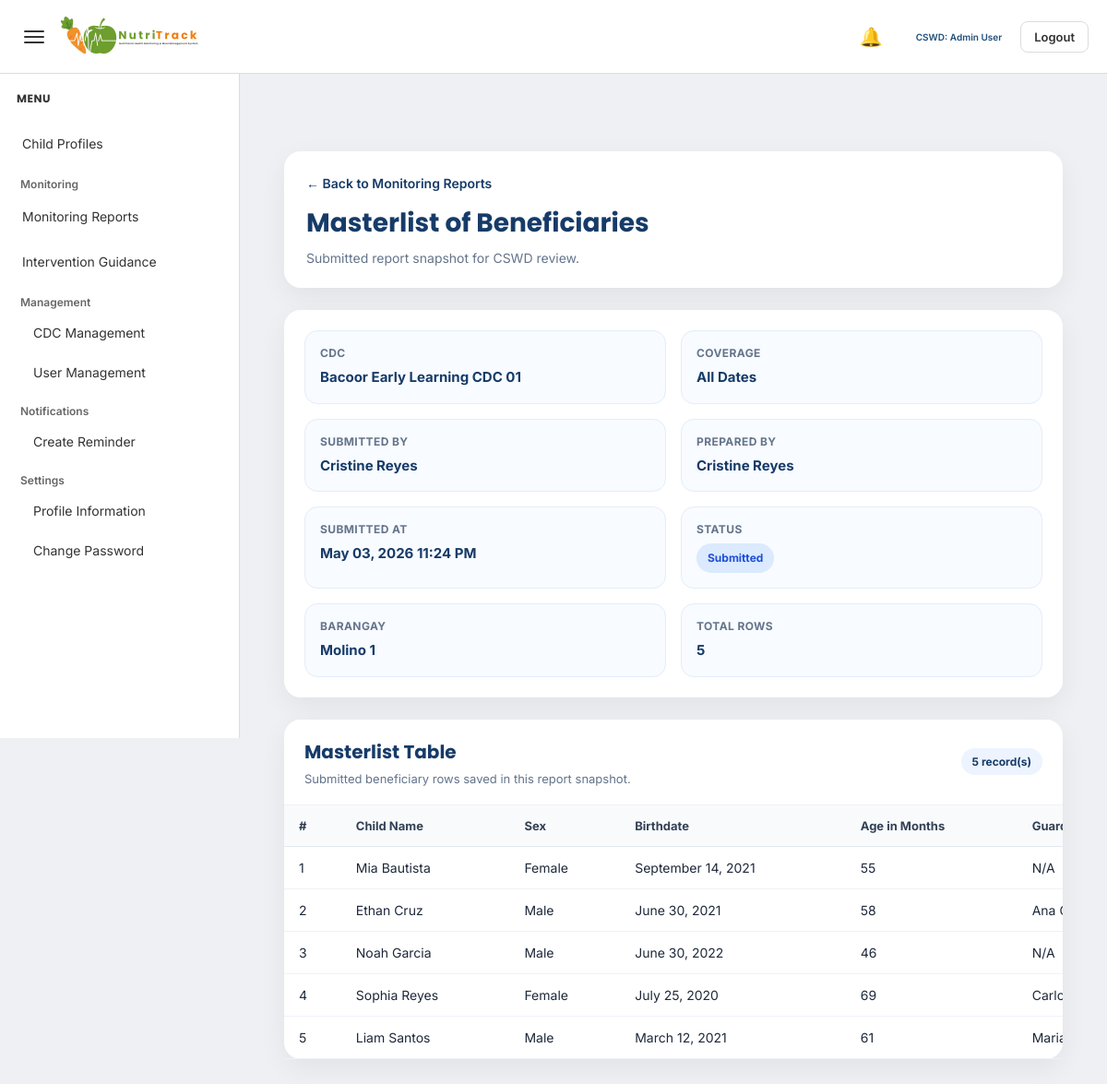
Screenshot of /admin/view_masterlist_report.php?id=25 (signed in) with the database file from the repository.
### tables this page shows
CREATE TABLE `submitted_reports` (
  `submitted_report_id` int(11) NOT NULL,
  `report_type` varchar(100) NOT NULL,
  `cdc_id` int(11) NOT NULL,
  `submitted_by` int(11) NOT NULL,
  `date_from` date DEFAULT NULL,
  `date_to` date DEFAULT NULL,
  `submitted_at` datetime NOT NULL DEFAULT current_timestamp(),
  `status` varchar(50) NOT NULL DEFAULT 'submitted',
  `report_payload` longtext NOT NULL
);

CREATE TABLE `cdc` (
  `cdc_id` int(11) NOT NULL,
  `cdc_name` varchar(100) DEFAULT NULL,
  `barangay` varchar(100) DEFAULT NULL,
  `address` text DEFAULT NULL,
  `status` varchar(20) DEFAULT 'Active',
  `created_at` timestamp NOT NULL DEFAULT current_timestamp()
);

### admin/view_masterlist_report.php (the view, shortened to what this page needs)
<?php
include '../config/database.php';
function h($value)
{
    return htmlspecialchars((string)$value, ENT_QUOTES, 'UTF-8');
}
function safe_value($value, $fallback = 'N/A')
{
    return (isset($value) && trim((string)$value) !== '') ? $value : $fallback;
}
function format_date_value($date, $fallback = 'N/A')
{
    $timestamp = strtotime($date);
    return date('F d, Y', $timestamp);
}
function format_datetime_value($date, $fallback = 'N/A')
{
    $timestamp = strtotime($date);
    return date('F d, Y h:i A', $timestamp);
}
function normalize_sex($sex)
{
    $sex = strtolower(trim((string)$sex));
    if ($sex === 'm' || $sex === 'male') {
        return 'Male';
    }
    if ($sex === 'f' || $sex === 'female') {
        return 'Female';
    }
    return trim((string)$sex) !== '' ? ucfirst(trim((string)$sex)) : 'N/A';
}
$submitted_report_id = (int) $_GET['id'];
$report_sql = "
    SELECT
        sr.submitted_report_id,
        sr.report_type,
        sr.cdc_id,
        sr.submitted_by,
        sr.date_from,
        sr.date_to,
        sr.submitted_at,
        sr.status,
        sr.report_payload,
        c.cdc_name,
        c.barangay,
        c.address AS cdc_address,
        CONCAT(
            COALESCE(u.first_name, ''),
            CASE
                WHEN u.first_name IS NOT NULL AND u.first_name != '' AND u.last_name IS NOT NULL AND u.last_name != '' THEN ' '
                ELSE ''
            END,
            COALESCE(u.last_name, '')
        ) AS submitted_by_name
    FROM submitted_reports sr
    INNER JOIN cdc c ON sr.cdc_id = c.cdc_id
    INNER JOIN users u ON sr.submitted_by = u.user_id
    WHERE sr.submitted_report_id = ?
    LIMIT 1
";
$stmt_report = mysqli_prepare($conn, $report_sql);
mysqli_stmt_bind_param($stmt_report, "i", $submitted_report_id);
mysqli_stmt_execute($stmt_report);
$result_report = mysqli_stmt_get_result($stmt_report);
$report = mysqli_fetch_assoc($result_report);
$payload = json_decode($report['report_payload'], true);
$rows = [];
if (isset($payload['submitted_rows']) && is_array($payload['submitted_rows'])) {
    $rows = $payload['submitted_rows'];
}
$prepared_by = safe_value($payload['prepared_by'] ?? '', $report['submitted_by_name']);
$total_records = isset($payload['total_records']) ? (int)$payload['total_records'] : count($rows);
$coverage_text = 'All Dates';
$status = strtolower(trim((string)$report['status']));
$status_class = 'status-default';
if ($status === 'submitted') {
    $status_class = 'status-submitted';
} elseif ($status === 'reviewed') {
    $status_class = 'status-reviewed';
} elseif ($status === 'approved') {
    $status_class = 'status-approved';
} elseif ($status === 'returned') {
    $status_class = 'status-returned';
}
?>
<!DOCTYPE html>
<html lang="en">
<head>
    <link rel="stylesheet" href="../assets/admin-style.css">
</head>
<body>
<?php include '../includes/admin_topbar.php'; ?>
<?php include '../includes/admin_sidebar.php'; ?>
<div class="main-content" id="mainContent">
    <div class="report-view-wrapper">
        <div class="report-header-card">
            <a href="monitoring_reports.php" class="back-link">← Back to Monitoring Reports</a>
            <div class="report-header">
                <h1>Masterlist of Beneficiaries</h1>
                <p>Submitted report snapshot for CSWD review.</p>
            </div>
        </div>
        <div class="summary-card">
            <div class="summary-grid">
                <div class="summary-item">
                    <div class="summary-label">CDC</div>
                    <div class="summary-value"><?php echo h(safe_value($payload['cdc_name'] ?? '', $report['cdc_name'])); ?></div>
                </div>
                <div class="summary-item">
                    <div class="summary-label">Coverage</div>
                    <div class="summary-value"><?php echo h($coverage_text); ?></div>
                </div>
                <div class="summary-item">
                    <div class="summary-label">Submitted By</div>
                    <div class="summary-value"><?php echo h(safe_value($report['submitted_by_name'])); ?></div>
                </div>
                <div class="summary-item">
                    <div class="summary-label">Prepared By</div>
                    <div class="summary-value"><?php echo h($prepared_by); ?></div>
                </div>
                <div class="summary-item">
                    <div class="summary-label">Submitted At</div>
                    <div class="summary-value"><?php echo h(format_datetime_value($report['submitted_at'])); ?></div>
                </div>
                <div class="summary-item">
                    <div class="summary-label">Status</div>
                    <div class="summary-value">
                        <span class="status-badge <?php echo h($status_class); ?>">
                            <?php echo h(safe_value($report['status'])); ?>
                        </span>
                    </div>
                </div>
                <div class="summary-item">
                    <div class="summary-label">Barangay</div>
                    <div class="summary-value"><?php echo h(safe_value($report['barangay'])); ?></div>
                </div>
                <div class="summary-item">
                    <div class="summary-label">Total Rows</div>
                    <div class="summary-value"><?php echo (int)$total_records; ?></div>
                </div>
            </div>
        </div>
        <div class="table-card">
            <div class="table-header">
                <div>
                    <h2>Masterlist Table</h2>
                    <p>Submitted beneficiary rows saved in this report snapshot.</p>
                </div>
                <span class="record-count"><?php echo (int)$total_records; ?> record(s)</span>
            </div>
            <?php if (!empty($rows)): ?>
                <div class="table-wrap">
                    <table class="report-table">
                        <thead>
                            <tr>
                                <th>#</th>
                                <th>Child Name</th>
                                <th>Sex</th>
                                <th>Birthdate</th>
                                <th>Age in Months</th>
                                <th>Guardian Name</th>
                            </tr>
                        </thead>
                        <tbody>
                            <?php foreach ($rows as $index => $row): ?>
                                <tr>
                                    <td><?php echo (int)($index + 1); ?></td>
                                    <td><?php echo h(safe_value($row['full_name'] ?? '')); ?></td>
                                    <td><?php echo h(normalize_sex($row['sex'] ?? '')); ?></td>
                                    <td><?php echo h(format_date_value($row['birthdate'] ?? '')); ?></td>
                                    <td><?php echo h(safe_value($row['age_in_months'] ?? '')); ?></td>
                                    <td><?php echo h(safe_value($row['guardian_name'] ?? '')); ?></td>
                                </tr>
                            <?php endforeach; ?>
                        </tbody>
                    </table>
                </div>
            <?php endif; ?>
        </div>
    </div>
</div>
</body>
</html>

### assets/admin/admin-style.css (style rules this page uses)
* { box-sizing:border-box; margin:0; padding:0; }
:root { --page-bg:#eef0f3; --card-bg:#ffffff; --text-color:#333333; --muted-text:#666666; --border-color:#dcdcdc; --input-bg:#ffffff; --input-border:#cfcfcf; --readonly-bg:#f5f5f5; --hover-bg:#edf3f8; --active-bg:#dbe7f3; --accent:#1F4E79; --secondary:#2E7D32; --alert:#C0392B; --warning:#E67E22; --table-head:#f7f7f7; --blue-soft:#cfdff1; --green-soft:#dce6da; --red-soft:#eadcdc; --orange-soft:#f4e2d3; }
body { background:var(--page-bg); font-family:'Inter', sans-serif; color:var(--text-color); }
a { text-decoration:none; }
.main-content { margin-left:260px; padding:140px 24px 24px; transition:margin-left 0.25s ease; }
.summary-grid { display:grid; grid-template-columns:repeat(3, 1fr); gap:18px; }
@media (max-width: 1200px) { .summary-grid { grid-template-columns:repeat(2, 1fr); } }

### admin/view_masterlist_report.php (style rules this page uses)
.report-view-wrapper { padding: 24px; }
.report-header-card, .summary-card, .table-card { background: #ffffff; border-radius: 18px; box-shadow: 0 10px 30px rgba(15, 23, 42, 0.06); margin-bottom: 24px; }
.report-header-card { padding: 24px; }
.back-link { display: inline-flex; align-items: center; gap: 8px; text-decoration: none; color: #163b68; font-size: 14px; font-weight: 600; margin-bottom: 14px; }
.report-header h1 { margin: 0; font-family: 'Poppins', sans-serif; font-size: 28px; font-weight: 700; color: #163b68; }
.report-header p { margin: 8px 0 0; font-size: 14px; color: #64748b; }
.summary-card { padding: 22px; }
.summary-grid { display: grid; grid-template-columns: repeat(4, minmax(180px, 1fr)); gap: 16px; }
.summary-item { background: #f8fbff; border: 1px solid #e3edf8; border-radius: 14px; padding: 16px; }
.summary-label { font-size: 12px; font-weight: 700; color: #64748b; text-transform: uppercase; letter-spacing: 0.4px; margin-bottom: 8px; }
.summary-value { font-size: 15px; font-weight: 700; color: #163b68; line-height: 1.5; }
.table-header { padding: 20px 22px; border-bottom: 1px solid #eef2f7; display: flex; justify-content: space-between; align-items: center; gap: 12px; flex-wrap: wrap; }
.table-header h2 { margin: 0; font-family: 'Poppins', sans-serif; font-size: 20px; font-weight: 700; color: #163b68; }
.table-header p { margin: 6px 0 0; font-size: 13px; color: #64748b; }
.record-count, .status-badge { display: inline-flex; align-items: center; justify-content: center; padding: 7px 12px; border-radius: 999px; font-size: 12px; font-weight: 700; white-space: nowrap; }
.record-count { background: #edf4ff; color: #163b68; }
.status-badge { text-transform: capitalize; }
.status-submitted { background: #dbeafe; color: #1d4ed8; }
.table-wrap { width: 100%; overflow-x: auto; }
.report-table { width: 100%; min-width: 1200px; border-collapse: collapse; }
.report-table thead th { background: #f8fafc; font-size: 13px; font-weight: 700; color: #334155; text-align: left; padding: 14px 16px; border-bottom: 1px solid #e2e8f0; white-space: nowrap; }
.report-table tbody td { padding: 14px 16px; font-size: 14px; color: #1e293b; border-bottom: 1px solid #eef2f7; vertical-align: top; }
@media (max-width: 1200px) { .summary-grid { grid-template-columns: repeat(2, minmax(180px, 1fr)); } }

### rows the page displays
submitted_reports: cdc.cdc_name "Bacoor Early Learning CDC 01", submitted_at "May 03, 2026 11:24 PM", status "Submitted", cdc.barangay "Molino 1", report_payload "5"

### other values shown
$admin_full_name "Admin User"
$coverage_text "All Dates"
safe_value($report['submitted_by_name']) "Cristine Reyes"
$prepared_by "Cristine Reyes"
safe_value($row['full_name'] ?? '') "Mia Bautista"
normalize_sex($row['sex'] ?? '') "Female"
format_date_value($row['birthdate'] ?? '') "September 14, 2021"
safe_value($row['age_in_months'] ?? '') "55"
safe_value($row['guardian_name'] ?? '') "N/A"
safe_value($row['full_name'] ?? '') "Ethan Cruz"
normalize_sex($row['sex'] ?? '') "Male"
format_date_value($row['birthdate'] ?? '') "June 30, 2021"
safe_value($row['age_in_months'] ?? '') "58"
safe_value($row['guardian_name'] ?? '') "Ana…"
safe_value($row['full_name'] ?? '') "Noah Garcia"
